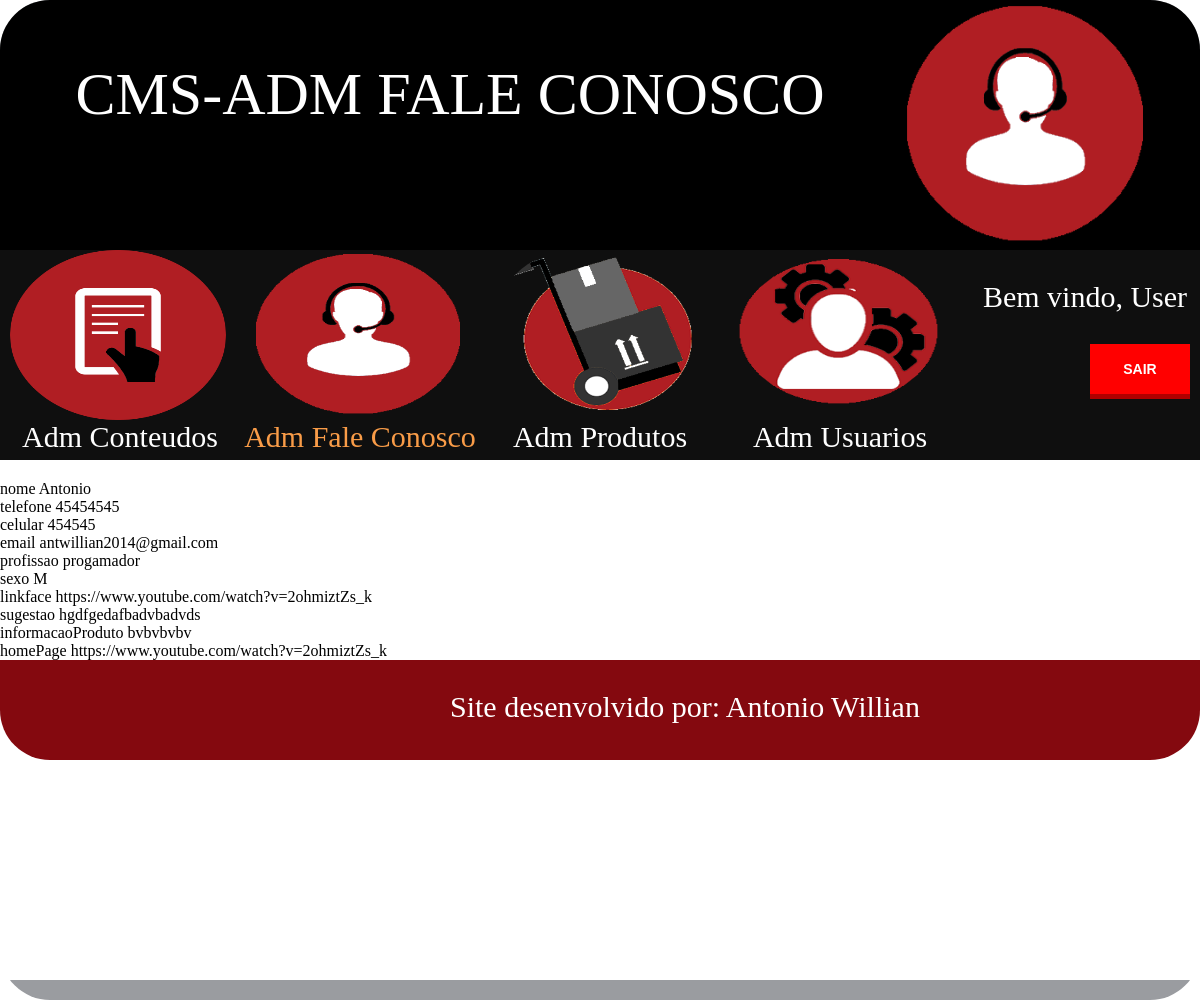
Screenshot of /cms/fale_conosco_consulta.php?modo=consulta&pegarid=2 with the database file from the repository.
### tables this page shows
CREATE TABLE `tblcomentario` (
  `idcomentario` int(11) NOT NULL auto_increment,
  `nome` varchar(1000) default NULL,
  `telefone` varchar(1000) default NULL,
  `celular` varchar(1000) default NULL,
  `email` varchar(1000) default NULL,
  `profissao` varchar(1000) default NULL,
  `sexo` char(1) default NULL,
  `linkFace` varchar(1000) default NULL,
  `homePage` varchar(1000) default NULL,
  `sugestao` varchar(1000) default NULL,
  `informacaoProduto` varchar(1000) default NULL,
  PRIMARY KEY  (`idcomentario`)
);

### cms/fale_conosco_consulta.php (the view, shortened to what this page needs)
<?php
if (isset($_GET['pegarid'])) {
  $pegarid=$_GET['pegarid'];
  $sql="select * from tblcomentario where idcomentario=".$pegarid;
  $select=mysql_query($sql);
}else {
  echo ("ID INVALIDO");
}
 ?>
<!DOCTYPE html>
<html>
  <head>
    <link rel="stylesheet" href="css/style_home_cms.css">
      <link rel="stylesheet" href="css/style_faleconosco_cms.css">
  </head>
  <body>
        <div class="principal">
          <div class="cabecalho">
            <div class="title">
              <p>CMS-ADM FALE CONOSCO</p>
            </div>
            <div class="logo">
                <img src="imagens/icon_faleconosco.png" alt="logo">
            </div>
          </div>
          <nav class="menuNav">
            <div class="menu_navegacao">
              <div class="item_menu">
                <div class="imagen">
                  <img src="imagens/Icone_Materias.png" alt="administrador conteudos">
                </div>
                <div class="legenda">
                  <p>Adm Conteudos</p>
                </div>
              </div>
              <div class="item_menu">
                <div class="imagen">
                  <img src="imagens/icon_faleconosco.png" alt="administrador conteudos">
                </div>
                <div class="legenda_ativa">
                  <p><a href="adm_faleconosco_cms.php">Adm Fale Conosco</a></p>
                </div>
              </div>
              <div class="item_menu">
                <div class="imagen">
                  <img src="imagens/icon-controle-de-estoqu.png" alt="administrador conteudos">
                </div>
                <div class="legenda">
                  <p>Adm Produtos</p>
                </div>
              </div>
              <div class="item_menu">
                <div class="imagen">
                  <img src="imagens/worker-512.png" alt="administrador conteudos">
                </div>
                <div class="legenda">
                  <p>Adm Usuarios</p>
                </div>
              </div>
            </div>
            <div class="user">
              <p>Bem vindo, User</p>
              <form class="frmSair" action="home_cms.html" method="post">
                      <input class="botao" type="submit" name="btnsair" value="SAIR">
              </form>
            </div>
          </nav>
          <div class="conteudo_principal">
            <?php
            if ($rs=mysql_fetch_array($select)) {
             ?>
            nome  <?php echo ($rs['nome']) ?> <br>
            telefone <?php echo ($rs['telefone']) ?> <br>
            celular <?php echo ($rs['celular']) ?> <br>
            email <?php echo ($rs['email']) ?> <br>
            profissao <?php echo ($rs['profissao']) ?> <br>
            sexo <?php echo ($rs['sexo']) ?> <br>
            linkface  <?php echo ($rs['linkFace']) ?><br>
            sugestao <?php echo ($rs['sugestao']) ?> <br>
            informacaoProduto  <?php echo ($rs['informacaoProduto']) ?><br>
            homePage <?php echo ($rs['homePage']) ?> <br>
            <?php
          }
             ?>
          <footer>
              <p>Site desenvolvido por: Antonio Willian</p>
          </footer>
        </div>
  </body>
</html>

### cms/css/style_home_cms.css (style rules this page uses)
body { padding: 0px; margin: auto; }
.principal { width: 1200px; min-height: 1000px; height: auto; border-radius: 50px; background-color:#9a9ca0; margin: auto; }
.cabecalho { width: 100%; height: 250px; border-radius: 50px 50px 0px 0px; background-color:#000; }
.title { width: 900px; height: 100%; border-radius: 50px 0px 0px 0px; float: left; }
.title p { font-size: 60px; font-family: "Rockwell Condensed"; text-align: center; padding-top: 60px; margin: 0px; color: #fff; }
.logo { width: 250px; height: 100%; float: left; }
.logo img { width: 100%; height: 100%; }
.menuNav { width: 100%; height: 210px; background-color:#0f0f0f; }
.menu_navegacao { width: 970px; height: 100%; float: left; }
.item_menu { width: 240px; height: 100%; float: left; }
.imagen { width: 100%; height: 170px; border-radius: 100px; }
.imagen img { width: 90%; height: 170px; margin-left: 10px; border-radius: 100px; }
.legenda { width: 100%; height: 30px; margin-top: -30px; }
.legenda p { font-size: 30px; font-family: "Rockwell Condensed"; padding: 0px; text-align: center; color: #fff; }
.user { width: 230px; height: 100%; float: left; }
.user p { font-size: 30px; font-family: "Rockwell Condensed"; padding: 0px; text-align: center; color: #fff; }
.botao { width: 100px; height: 50px; font-family: arial; font-size:14px; font-weight:700; text-transform: uppercase; border:none; padding:10px; cursor: pointer; display:inline-block; text-decoration: none; background:red; color:#fff; box-shadow:0 5px 0 #d20000; margin-left: 120px; }
.botao { background:red; color:#fff; box-shadow:0 5px 0 #b00000; }
.conteudo_principal { width: 100%; height: auto; min-height: 500px; overflow: scroll; background-color: #fff; }
footer { width: 100%; height: 100px; border-radius: 0px 0px 50px 50px; background-color: #84090f; }
footer p { font-size: 30px; font-family: "Rockwell Condensed"; padding-left: 450px; padding-top: 30px; margin: auto; color: #fff; }

### cms/css/style_faleconosco_cms.css (style rules this page uses)
.legenda_ativa { width: 100%; height: 30px; margin-top: -30px; color:#f99c48; }
.legenda_ativa a { text-decoration: none; color:#f99c48; }
.legenda_ativa p { font-size: 30px; font-family: "Rockwell Condensed"; padding: 0px; text-align: center; color: #f99c48; }
.conteudo_principal { width: 100%; height: auto; min-height: 500px; overflow: hidden; padding-top: 20px; }

### rows the page displays
tblcomentario: nome "Antonio", telefone "45454545", celular "454545", email "antwillian2014@gmail.com", profissao "progamador", sexo "M", linkFace "https://www.youtube.com/watch?v=2ohmiztZs_k", sugestao "hgdfgedafbadvbadvds", informacaoProduto "bvbvbvbv", homePage "https://www.youtube.com/watch?v=2ohmiztZs_k"
